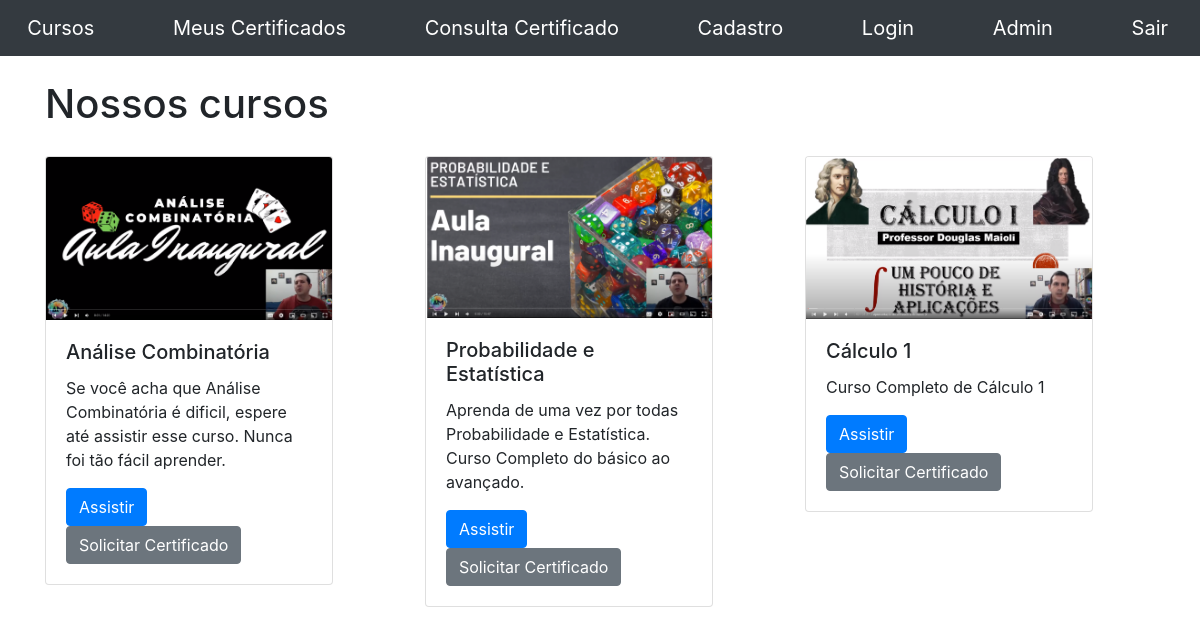
Screenshot of /home/ (signed in) with the database file from the repository.
### course/models.py (models this page shows, shortened)
class Course(models.Model):
    nome = models.CharField(max_length = 100)
    descricao = models.TextField()
    thumb = models.ImageField(upload_to = "courses_images")
    url = models.URLField()
    carga_horaria = models.IntegerField()

### course/views.py (the view)
# urls.py: 2. Add a URL to urlpatterns:  path('', views.home, name='home')
def home(request):
    if request.session.get('student'):
        course = Course.objects.all()
        student = request.session.get('student')
        return render(request, 'home.html', {'course': course, 'student': student})
    else:
        return redirect('/auth/signin?status=2')

### course/templates/home.html (shortened to what this page needs)
{% extends 'base.html'%}
{% block 'body' %}
<div class="container">
  <br>
  <h1>Nossos cursos</h1>
  <div class="row">
      {% for i in course %}
          <div style="margin-top: 20px;" class="col-md">
              <div class="card" style="width: 18rem;">
                  <img class="card-img-top" src="{{i.thumb.url}}" alt="Card image cap">
                  <div class="card-body">
                    <h5 class="card-title">{{i.nome}}</h5>
                    <p class="card-text">{{i.descricao}}</p>
                    <a href="{{i.url}}" class="btn btn-primary">Assistir</a>
                    <a href="get_certificate" class="btn btn-secondary">Solicitar Certificado</a>
                  </div>
                </div>
          </div>
      {% endfor %}
  </div>
</div>
{% endblock %}

### rows the page displays
Course: thumb (picture), nome "Análise Combinatória", descricao "Se você acha que Análise Combinatória é dificil, espere até assistir esse curso. Nunca foi tão fácil aprender."
Course: thumb (picture), nome "Probabilidade e Estatística", descricao "Aprenda de uma vez por todas Probabilidade e Estatística. Curso Completo do básico ao avançado."
Course: thumb (picture), nome "Cálculo 1", descricao "Curso Completo de Cálculo 1"
